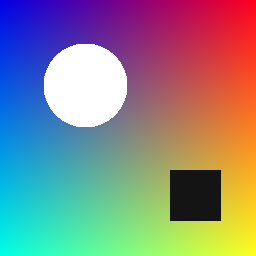
#> input picture images/sample.png, 256 x 256 px
$ python demo_step2.py
#> lines starting #> are read from the running program, lines starting #| are printed output that depends on the picture
### utils.py
"""
utils.py
Image I/O and helpers shared by all filter modules.

Convention used everywhere in the project:
    an RGB image is a NumPy array of shape (H, W, 3), dtype float, values 0-255.
"""

import numpy as np
from PIL import Image


def load_image(path):
    """Load an image file as a float RGB array of shape (H, W, 3)."""
#> called with path = 'images/sample.png'
    return np.asarray(Image.open(path).convert("RGB"), dtype=float)


def save_image(img, path):
    """Clip to 0-255, convert to uint8 and save."""
    Image.fromarray(to_uint8(img)).save(path)


def to_uint8(img):
    """Clip values to the valid pixel range and cast to uint8."""
    return np.clip(np.rint(img), 0, 255).astype(np.uint8)
#> returned value is the input picture: shape (256, 256, 3); mean R, G, B 134.9, 134.9, 135.5


def apply_color_matrix(img, M):
    """Apply a 3x3 matrix M to every pixel's RGB vector.

    For one pixel p = [R, G, B]^T the new pixel is p' = M @ p.
    Doing this for all H*W pixels at once: reshape the image into a
    (H*W, 3) table of row vectors P, then P' = P @ M^T.
    """
    M = np.asarray(M, dtype=float)
    if M.shape != (3, 3):
        raise ValueError("Colour matrix must be 3x3")
    h, w, _ = img.shape
    flat = img.reshape(-1, 3)          # (H*W, 3)
    out = flat @ M.T                   # same as M @ pixel for every pixel
    return out.reshape(h, w, 3)


# [16 lines left out: function make_sample_image, not called in this run]

### matrix_ops.py
"""
matrix_ops.py
Hand-written linear algebra core for the Photo Filter project.

Everything here is implemented from first principles (no np.linalg.* inside the
algorithms) so each step can be explained in the viva. NumPy is used only as a
container for the numbers and for verification in tests.
"""

import numpy as np

MACHINE_EPS = np.finfo(float).eps   # ~2.2e-16, smallest relative step of a float


def _pivot_tolerance(M):
    """Pivots smaller than this count as zero.

    The threshold is RELATIVE to the size of the matrix entries (n * eps * max|a_ij|),
    not a fixed number. A fixed threshold wrongly calls 1e-13 * I singular and
    wrongly accepts a huge matrix whose pivots are tiny relative to its entries."""
    n = M.shape[0]
    return n * MACHINE_EPS * float(np.max(np.abs(M)))


# ---------------------------------------------------------------- multiplication
# [22 lines left out: function matmul, not called in this run]


# ------------------------------------------------------------------ determinant
def determinant(A):
    """Determinant via Gaussian elimination with partial pivoting.

    Reduce A to upper-triangular form U. det(A) = (+/-1) * product of diagonal
    of U, where the sign flips once for every row swap.
    """
    M = np.array(A, dtype=float)
    n = _check_square(M)
    sign = 1.0
    tol = _pivot_tolerance(M)

    for col in range(n):
        pivot = col + int(np.argmax(np.abs(M[col:, col])))
        if abs(M[pivot, col]) <= tol:
            return 0.0
        if pivot != col:
            M[[col, pivot]] = M[[pivot, col]]
            sign = -sign
        for row in range(col + 1, n):
            factor = M[row, col] / M[col, col]
            M[row, col:] -= factor * M[col, col:]

    return sign * float(np.prod(np.diag(M)))


# ---------------------------------------------------------------------- inverse
def inverse(A):
    """Inverse via Gauss-Jordan elimination on the augmented matrix [A | I].

    Row operations turn [A | I] into [I | A^-1]. Raises ValueError if A is
    singular (no pivot available), because then A^-1 does not exist.
    """
    M = np.array(A, dtype=float)
    n = _check_square(M)
    aug = np.hstack([M, np.eye(n)])
    tol = _pivot_tolerance(M)

    for col in range(n):
        # 1. partial pivoting: pick the largest entry in this column
        pivot = col + int(np.argmax(np.abs(aug[col:, col])))
        if abs(aug[pivot, col]) <= tol:
            raise ValueError("Matrix is singular: inverse does not exist")
        if pivot != col:
            aug[[col, pivot]] = aug[[pivot, col]]

        # 2. scale pivot row so the pivot becomes 1
        aug[col] /= aug[col, col]

        # 3. eliminate this column from every other row
        for row in range(n):
            if row != col:
                aug[row] -= aug[row, col] * aug[col]

    return aug[:, n:]


# ------------------------------------------------------------ conditioning / norm
def norm_1(A):
    """Matrix 1-norm: maximum absolute column sum."""
    A = np.asarray(A, dtype=float)
    return float(np.max(np.sum(np.abs(A), axis=0)))


def condition_number(A):
    """cond(A) = ||A||_1 * ||A^-1||_1. Large value => small errors get amplified
    when inverting, so recovered images will be noisier. Returns inf if singular."""
    try:
        return norm_1(A) * norm_1(inverse(A))
    except ValueError:
        return float("inf")


def is_invertible(A):
    """A square matrix is invertible exactly when det(A) != 0, i.e. when
    Gauss-Jordan finds a pivot in every column.

    We test it by attempting the inversion rather than checking |det| against a threshold:
    the size of a determinant depends on the matrix scale (a 49x49 blur matrix
    has det ~ 1e-47 yet is perfectly invertible), so a fixed threshold on det
    gives wrong answers. cond(A) tells you HOW invertible it is."""
    try:
        inverse(A)
        return True
    except ValueError:
        return False


# ---------------------------------------------------------------------- helpers
def _check_square(M):
    if M.ndim != 2 or M.shape[0] != M.shape[1]:
        raise ValueError("Matrix must be square")
    return M.shape[0]


# [7 lines that do not run on import are left out]

### color_filters.py
"""
color_filters.py
Every colour filter is a 3x3 matrix M acting on a pixel vector [R, G, B]^T.

    new_pixel = M @ pixel

Whether the filter can be undone depends on M:
    det(M) != 0  ->  M^-1 exists  ->  original colours can be recovered
    det(M) == 0  ->  information is destroyed (e.g. grayscale)
"""

import numpy as np

import matrix_ops as mo
from utils import apply_color_matrix

# ------------------------------------------------------------------ the matrices
LUMA = np.array([0.299, 0.587, 0.114])  # perceived brightness weights


def grayscale_matrix():
    """Every output channel = weighted brightness. All 3 rows equal -> rank 1,
    det = 0, NOT invertible."""
    return np.tile(LUMA, (3, 1))


def sepia_matrix():
    """Classic sepia tone matrix (nearly singular: rows are almost dependent)."""
    return np.array([
        [0.393, 0.769, 0.189],
        [0.349, 0.686, 0.168],
        [0.272, 0.534, 0.131],
    ])


def soft_sepia_matrix(t=0.6):
    """Blend between identity (t=0) and full sepia (t=1): M = (1-t)I + t*Sepia.
    For moderate t this is well-conditioned and invertible, so it can be undone."""
    return (1 - t) * np.eye(3) + t * sepia_matrix()


def channel_swap_matrix(order=(2, 1, 0)):
    """Permutation matrix. Default (2,1,0) swaps R and B. det = +/-1, and the
    inverse is simply the transpose."""
    return np.eye(3)[list(order)]


def brightness_matrix(k=1.2):
    """Scale all channels by k (diagonal matrix). Inverse scales by 1/k."""
    return k * np.eye(3)


def saturation_matrix(s=1.5):
    """s=0 -> grayscale, s=1 -> unchanged, s>1 -> more vivid.
    M = s*I + (1-s)*G where G is the grayscale matrix."""
    return s * np.eye(3) + (1 - s) * grayscale_matrix()


def warm_tone_matrix():
    """Boost red slightly, cut blue slightly (diagonal)."""
    return np.diag([1.15, 1.0, 0.85])


# --------------------------------------------------------------------- registry
FILTERS = {
    "Grayscale": grayscale_matrix,
    "Sepia (full)": sepia_matrix,
    "Soft sepia": soft_sepia_matrix,
    "Swap R<->B": channel_swap_matrix,
    "Brighten": brightness_matrix,
    "Saturate": saturation_matrix,
    "Warm tone": warm_tone_matrix,
}


def apply_filter(img, name, **kwargs):
    """Look up a filter by name, build its matrix and apply it to the image.
    Returns (filtered_image, matrix)."""
    M = FILTERS[name](**kwargs)
    return apply_color_matrix(img, M), M


def describe_matrix(M):
    """Facts we show in the demo/viva: determinant, invertibility, conditioning."""
    return {
        "determinant": mo.determinant(M),
        "invertible": mo.is_invertible(M),
        "condition_number": mo.condition_number(M),
    }

### demo_step2.py
"""Step 2 demo: apply each colour filter, print matrix facts, save a comparison grid."""

import os

import matplotlib
matplotlib.use("Agg")  # no display needed; remove this line to pop up a window
import matplotlib.pyplot as plt
import numpy as np

import color_filters as cf
from utils import load_image, make_sample_image, save_image, to_uint8

HERE = os.path.dirname(os.path.abspath(__file__))
IMG_PATH = os.path.join(HERE, "images", "sample.png")
OUT_DIR = os.path.join(HERE, "outputs")
os.makedirs(OUT_DIR, exist_ok=True)

# use your own photo if images/sample.png exists, else generate one
if not os.path.exists(IMG_PATH):
    os.makedirs(os.path.dirname(IMG_PATH), exist_ok=True)
    save_image(make_sample_image(), IMG_PATH)
img = load_image(IMG_PATH)

names = list(cf.FILTERS)
fig, axes = plt.subplots(2, 4, figsize=(14, 7))
axes = axes.ravel()
axes[0].imshow(to_uint8(img)); axes[0].set_title("Original")

for ax, name in zip(axes[1:], names):
    out, M = cf.apply_filter(img, name)
    info = cf.describe_matrix(M)
    ax.imshow(to_uint8(out))
    ax.set_title(f"{name}\ndet={info['determinant']:.2e}")
    print(f"\n{name}\n{np.round(M, 3)}")
    print(f"  det = {info['determinant']:.3e} | invertible = {info['invertible']} "
          f"| cond = {info['condition_number']:.2f}")
    save_image(out, os.path.join(OUT_DIR, f"{name.split()[0].lower()}_{names.index(name)}.png"))
#> this loop made 7 passes
#> (printed output is left out)
#> pass 1, `out, M = cf.apply_filter(img, name)`:
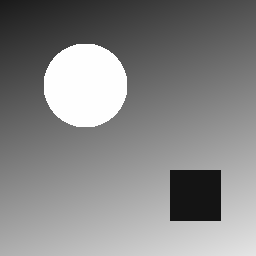
#> out: shape (256, 256, 3) float64; min 20, max 255, mean 134.9
#> pass 2, `out, M = cf.apply_filter(img, name)`:
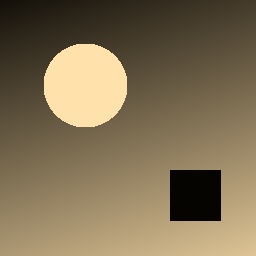
#> out: shape (256, 256, 3) float64; mean R, G, B 182.3, 162.4, 126.5; drawn with min black and max white
#> pass 2, in save_image (call 2), `Image.fromarray(to_uint8(img)).save(path)`:
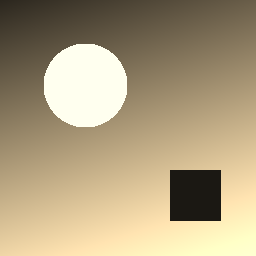
#> saved as sepia_1.png: PIL image 256x256 RGB; mean R, G, B 173.4, 157.9, 126.5
#> after the loop:
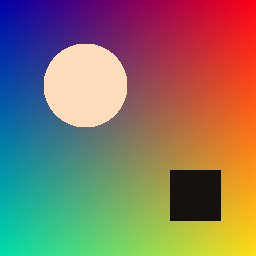
#> out: shape (256, 256, 3) float64; mean R, G, B 155.1, 134.9, 115.1; drawn with min black and max white

for ax in axes:
    ax.axis("off")
plt.tight_layout()
plt.savefig(os.path.join(OUT_DIR, "step2_grid.png"), dpi=110)
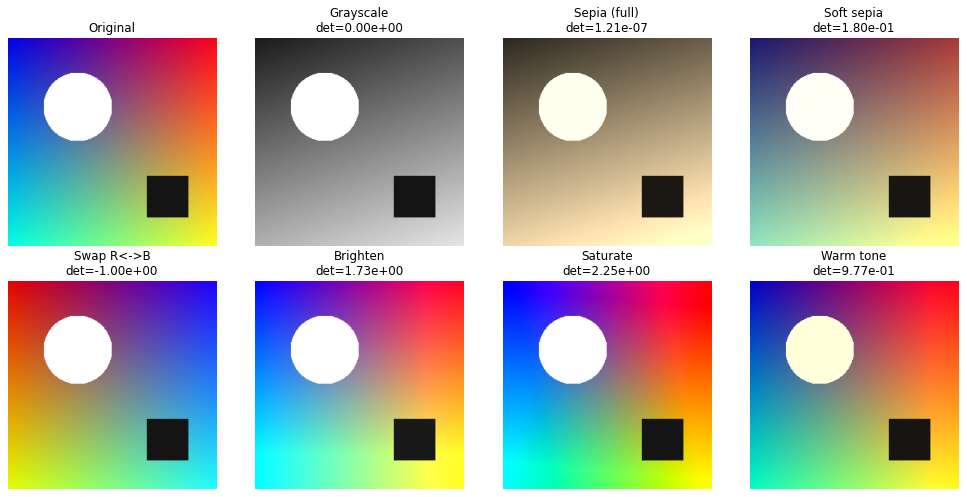
#> figure drawn by matplotlib, 8 panels; B, G, R data is drawn as R, G, B
print("\nSaved outputs/step2_grid.png")
